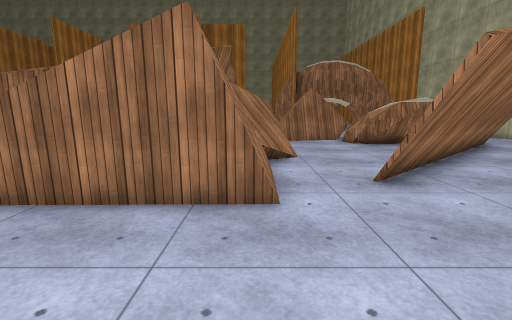
[1] (above)

20 first-person views from a walk through a 3-D level made in the Unity game engine. The camera is 1.5 m above the floor, tilts 10° down and sees 85° across. The floor is counted in squares, 1 m on a side. Each view is taken from the middle of a square. On the plan, view 1 faces up. The plan holds only what a view shows up to about 14 squares ahead; the rest is blank. The place goes on beyond the plan. The player is left out. Surface patterns are stand-ins for the level's own textures.

[2]
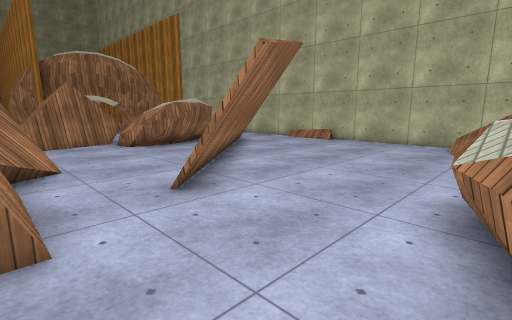

[3]
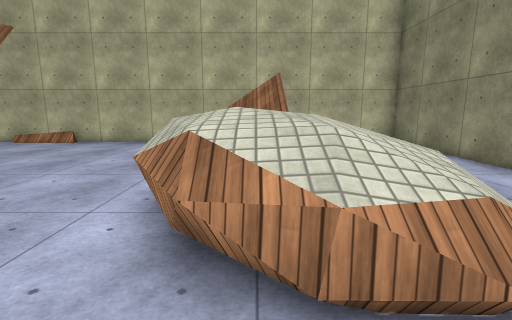

[4]
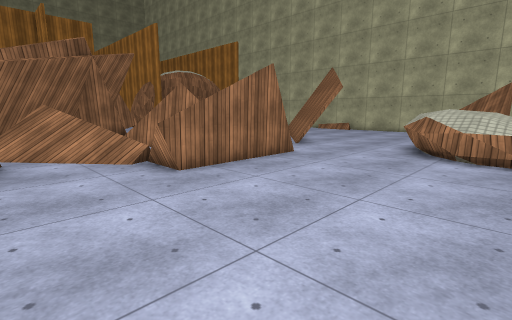

[5]
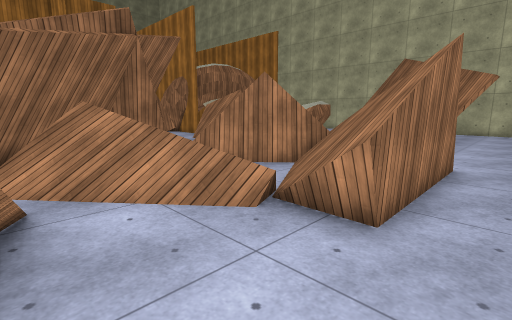

[6]
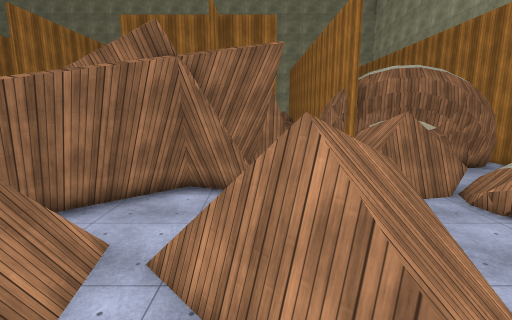

[7]
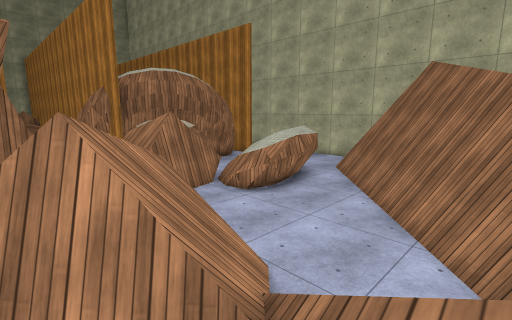

[8]
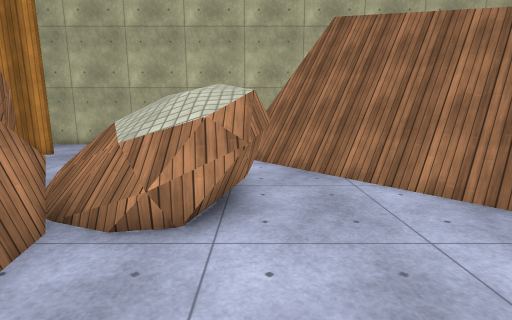

[9]
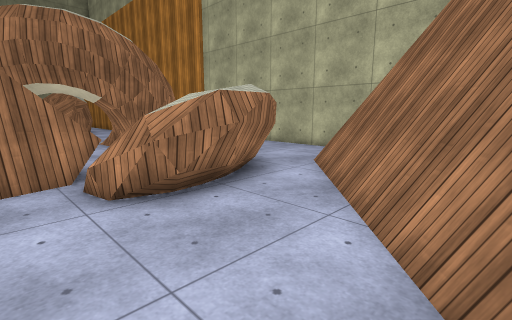

[10]
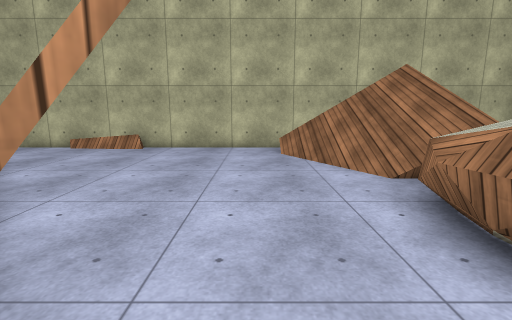

[11]
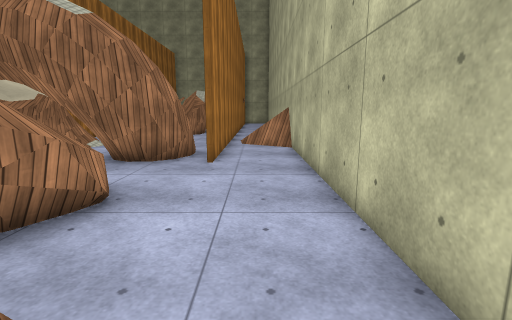

[12]
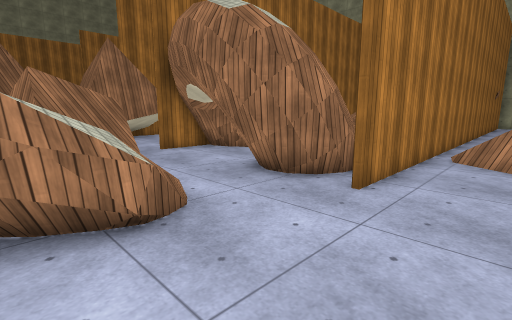

[13]
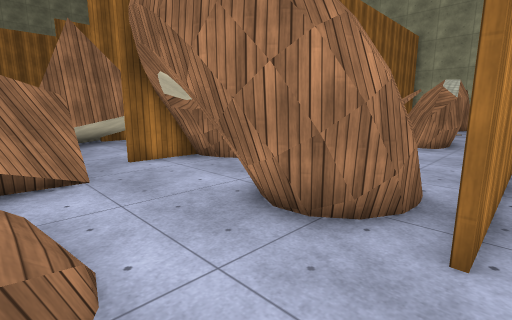

[14]
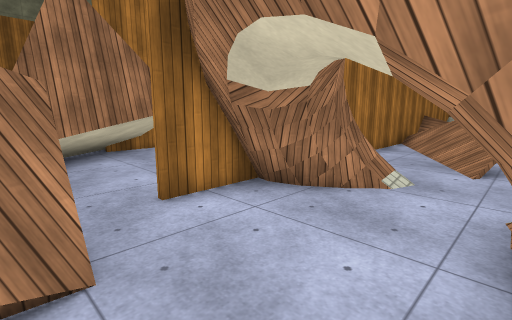

[15]
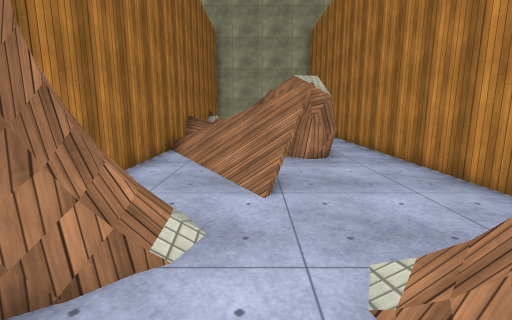

[16]
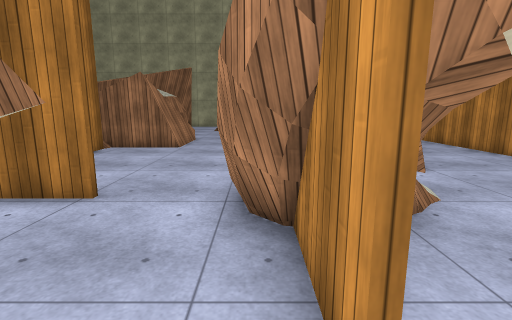

[17]
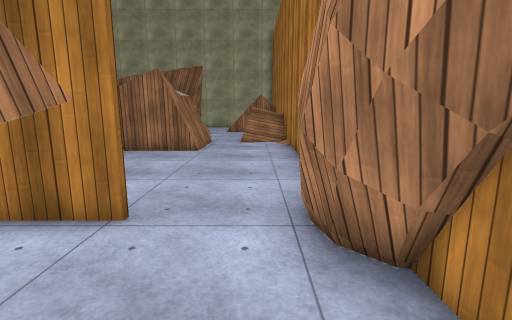

[18]
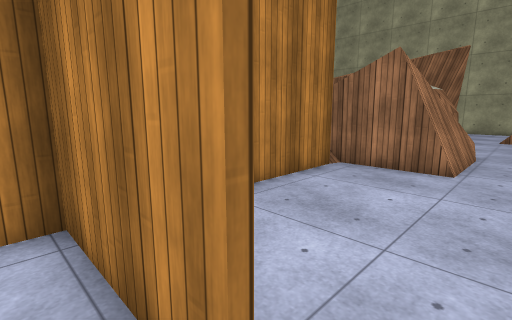

[19]
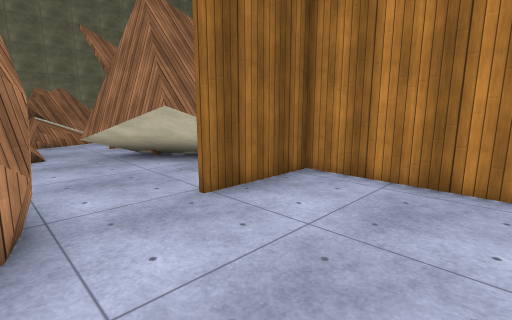

[20]
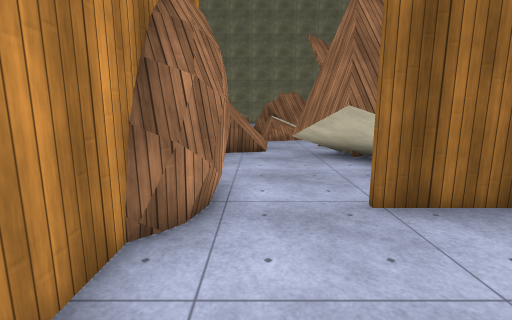

### Floor plan
Key: @ floor where view 1 was taken; # wall or solid block; x gap in a wall; . floor; / step, stairs or slope; = window, fence, low wall or low ledge; ^ raised ledge; v drop or lower ground; O other object.
Columns run from 8 left of view 1 to 14 right of it. Each row starts with its distance up from view 1.
 30       #....#/  ###.#
 29     #......#///=#..#
 28     #......#.///...#
 27     #......#.///...#
 26     #......#..//...#
 25     #......#../....#
 24     #......##/.....#=##
 23     ####..###/.....#.##
 22     #.....###...= .#..=
 21     ####..###..#####..#
 20      ###...#...#####..#
 19       ##.......###....#
 18       ##..............#
 17      ###.=##=.........#
 16    =##...=###=.^^^....#
 15   ####=..=####^^^^=...#
 14  .##.....=#..^^^ ^....#
 13 =##.. ..= ...^^##^....#
 12 ##... .==....^###.=...#
 11   #..===# .......##..##
 10  /#=.=####.....=##...##
  9 .//=..###=....=##....##
  8 /./=...==....=##......#
  7 /./O.///=...=##.......#
  6 /../////v..##.........#
  5 x..=////#..#..........#
  4 /.....................#
  3 /...................//#
  2 .............=..../// #
  1 ...........^^^^=/////#
  0 ........@.^^^   ////v
 -1  .........^^^   x//x
 -2 . ........^^^         #
 -3            ^          #
 -4                       #
 -5               ..      #
 -6               ....    #
 -7                ########

Positions as (right, up) in squares from view 1, and headings:
1: (0, 0), facing up
2: (0, 1), facing up-right
3: (0, 0), facing right
4: (-8, -2), facing up-right
5: (-8, 3), facing up-right
6: (-2, 6), facing up
7: (-2, 6), facing up-right
8: (1, 12), facing right
9: (3, 8), facing up-right
10: (2, 4), facing right
11: (12, 11), facing up
12: (13, 14), facing up-left
13: (11, 16), facing up-left
14: (7, 17), facing up-left
15: (6, 20), facing up
16: (2, 18), facing up
17: (1, 19), facing up
18: (0, 22), facing up-left
19: (2, 27), facing down-left
20: (1, 27), facing down
